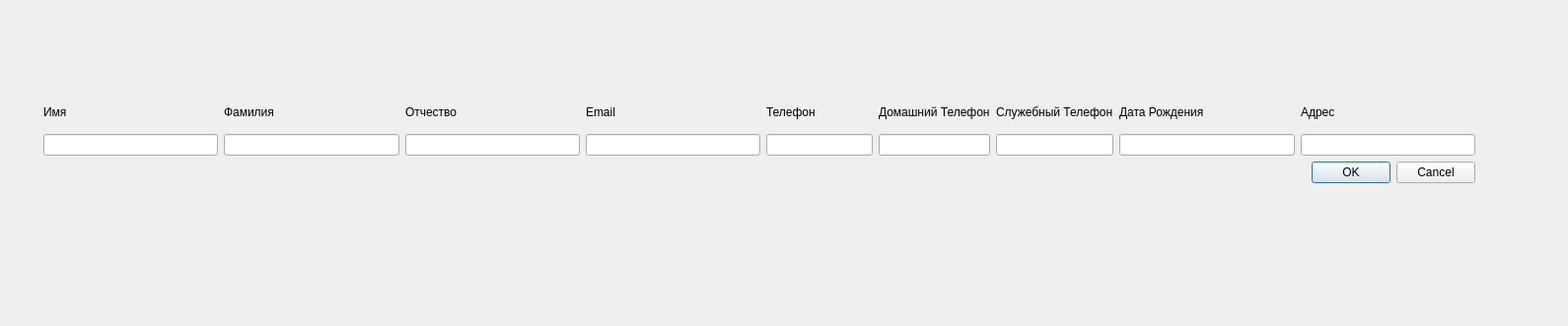
<?xml version="1.0" encoding="UTF-8"?>
<ui version="4.0">
 <class>AddEditContactDialog</class>
 <widget class="QDialog" name="AddEditContactDialog">
  <property name="geometry">
   <rect>
    <x>0</x>
    <y>0</y>
    <width>1590</width>
    <height>331</height>
   </rect>
  </property>
  <property name="windowTitle">
   <string>Dialog</string>
  </property>
  <widget class="QWidget" name="layoutWidget">
   <property name="geometry">
    <rect>
     <x>44</x>
     <y>98</y>
     <width>1452</width>
     <height>88</height>
    </rect>
   </property>
   <layout class="QVBoxLayout" name="verticalLayout_11">
    <item>
     <layout class="QHBoxLayout" name="horizontalLayout_2">
      <item>
       <layout class="QVBoxLayout" name="verticalLayout">
        <item>
         <widget class="QLabel" name="textName">
          <property name="text">
           <string>Имя</string>
          </property>
         </widget>
        </item>
        <item>
         <widget class="QLineEdit" name="leFirstName"/>
        </item>
       </layout>
      </item>
      <item>
       <layout class="QVBoxLayout" name="verticalLayout_2">
        <item>
         <widget class="QLabel" name="textSurname">
          <property name="text">
           <string>Фамилия</string>
          </property>
         </widget>
        </item>
        <item>
         <widget class="QLineEdit" name="leLastName">
          <property name="text">
           <string/>
          </property>
         </widget>
        </item>
       </layout>
      </item>
      <item>
       <layout class="QVBoxLayout" name="verticalLayout_3">
        <item>
         <widget class="QLabel" name="textOtch">
          <property name="text">
           <string>Отчество</string>
          </property>
         </widget>
        </item>
        <item>
         <widget class="QLineEdit" name="leOtch"/>
        </item>
       </layout>
      </item>
      <item>
       <layout class="QVBoxLayout" name="verticalLayout_4">
        <item>
         <widget class="QLabel" name="textEmail">
          <property name="text">
           <string>Email</string>
          </property>
         </widget>
        </item>
        <item>
         <widget class="QLineEdit" name="leEmail"/>
        </item>
       </layout>
      </item>
      <item>
       <layout class="QHBoxLayout" name="horizontalLayout">
        <item>
         <layout class="QHBoxLayout" name="horizontalLayoutPhones">
          <item>
           <layout class="QVBoxLayout" name="verticalLayout_7">
            <item>
             <widget class="QLabel" name="textPhoneWork">
              <property name="text">
               <string>Телефон</string>
              </property>
             </widget>
            </item>
            <item>
             <widget class="QLineEdit" name="lePhoneWork"/>
            </item>
           </layout>
          </item>
          <item>
           <layout class="QVBoxLayout" name="verticalLayout_9">
            <item>
             <widget class="QLabel" name="textPhoneHome">
              <property name="text">
               <string>Домашний Телефон</string>
              </property>
             </widget>
            </item>
            <item>
             <widget class="QLineEdit" name="lePhoneHome"/>
            </item>
           </layout>
          </item>
          <item>
           <layout class="QVBoxLayout" name="verticalLayout_5">
            <item>
             <widget class="QLabel" name="textPhoneService">
              <property name="text">
               <string>Служебный Телефон</string>
              </property>
             </widget>
            </item>
            <item>
             <widget class="QLineEdit" name="lePhoneService"/>
            </item>
           </layout>
          </item>
         </layout>
        </item>
       </layout>
      </item>
      <item>
       <layout class="QVBoxLayout" name="verticalLayout_6">
        <item>
         <widget class="QLabel" name="textBirth">
          <property name="text">
           <string>Дата Рождения</string>
          </property>
         </widget>
        </item>
        <item>
         <widget class="QLineEdit" name="leBirthDate"/>
        </item>
       </layout>
      </item>
      <item>
       <layout class="QVBoxLayout" name="verticalLayout_8">
        <item>
         <widget class="QLabel" name="textAddress">
          <property name="text">
           <string>Адрес</string>
          </property>
         </widget>
        </item>
        <item>
         <widget class="QLineEdit" name="leAddress"/>
        </item>
       </layout>
      </item>
     </layout>
    </item>
    <item>
     <widget class="QDialogButtonBox" name="buttonBox">
      <property name="standardButtons">
       <set>QDialogButtonBox::Cancel|QDialogButtonBox::Ok</set>
      </property>
     </widget>
    </item>
   </layout>
  </widget>
 </widget>
 <resources/>
 <connections/>
</ui>
